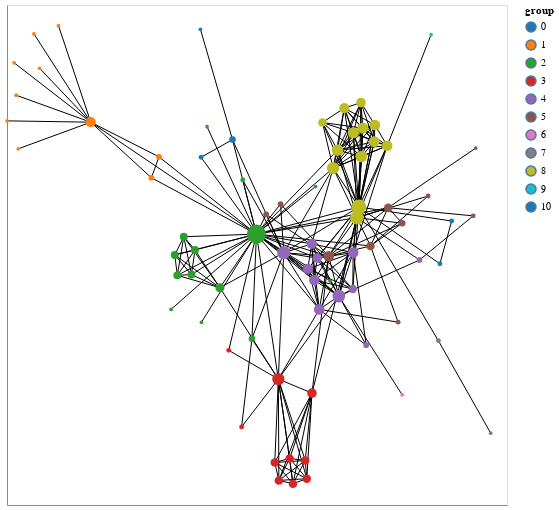

Notebook code for this chart:
### Markdown cell above
##### Customizing visual encodings

In addition, to the node positions the other visual variables can also be changed to reflect design choices and the network data. Let's start with `node_size` and `node_color`:

### Code cell
nxa.draw_networkx(G, pos=pos,
    node_size='degree:Q',
    node_color='group:N',
    cmap = "category10", # pass colormap that is used
    node_tooltip='name:N',
    linewidths=0, # remove borders from circles
).properties(width=500, height=500)

### Figure 1 — Vega-Lite specification as saved in the notebook (floating-point values rounded to 4 significant figures; data arrays with more than 128 entries replaced by an {"elided": "..."} marker saying what was removed)
{"config": {"view": {"continuousWidth": 300, "continuousHeight": 300}}, "layer": [{"data": {"name": "data-f12754238f2fc07b7c7f2d8b4ec2a362"}, "mark": {"type": "line", "color": "black", "opacity": 1, "strokeWidth": 1}, "encoding": {"detail": {"field": "edge", "type": "quantitative"}, "x": {"axis": {"grid": false, "labels": false, "ticks": false, "title": ""}, "field": "x", "type": "quantitative"}, "y": {"axis": {"grid": false, "labels": false, "ticks": false, "title": ""}, "field": "y", "type": "quantitative"}}}, {"data": {"name": "data-f15a43c235b28384e646ee0af7cfffd1"}, "mark": {"type": "point", "fill": "group:N", "opacity": 1, "strokeWidth": 0}, "encoding": {"fill": {"field": "group", "scale": {"scheme": "category10"}, "type": "nominal"}, "size": {"field": "degree", "legend": null, "type": "quantitative"}, "tooltip": {"field": "name", "type": "nominal"}, "x": {"axis": {"grid": false, "labels": false, "ticks": false}, "field": "x", "type": "quantitative"}, "y": {"axis": {"grid": false, "labels": false, "ticks": false}, "field": "y", "type": "quantitative"}}}], "height": 500, "width": 500, "$schema": "https://vega.github.io/schema/vega-lite/v5.15.1.json", "datasets": {"data-f12754238f2fc07b7c7f2d8b4ec2a362": {"elided": "508 records"}, "data-f15a43c235b28384e646ee0af7cfffd1": [{"degree": 10, "x": -0.6984, "name": "Myriel", "y": 0.2953, "group": 1, "between": 0.1768}, {"degree": 1, "x": -0.9673, "name": "Napoleon", "y": 0.3655, "group": 1, "between": 0.0}, {"degree": 3, "x": -0.4802, "name": "Mlle.Baptistine", "y": 0.1508, "group": 1, "between": 0.0}, {"degree": 3, "x": -0.4529, "name": "Mme.Magloire", "y": 0.2052, "group": 1, "between": 0.0}, {"degree": 1, "x": -1.0, "name": "CountessdeLo", "y": 0.2987, "group": 1, "between": 0.0}, {"degree": 1, "x": -0.8827, "name": "Geborand", "y": 0.4356, "group": 1, "between": 0.0}, {"degree": 1, "x": -0.8146, "name": "Champtercier", "y": 0.5462, "group": 1, "between": 0.0}, {"degree": 1, "x": -0.903, "name": "Cravatte", "y": 0.5249, "group": 1, "between": 0.0}, {"degree": 1, "x": -0.9596, "name": "Count", "y": 0.226, "group": 1, "between": 0.0}, {"degree": 1, "x": -0.9743, "name": "OldMan", "y": 0.4497, "group": 1, "between": 0.0}, {"degree": 1, "x": 0.1629, "name": "Labarre", "y": -0.1172, "group": 2, "between": 0.0}, {"degree": 36, "x": -0.1019, "name": "Valjean", "y": 0.004345, "group": 2, "between": 0.57}, {"degree": 2, "x": -0.2017, "name": "Marguerite", "y": -0.2979, "group": 3, "between": 0.0}, {"degree": 1, "x": -0.2798, "name": "Mme.deR", "y": 0.2837, "group": 2, "between": 0.0}, {"degree": 1, "x": -0.4095, "name": "Isabeau", "y": -0.1914, "group": 2, "between": 0.0}, {"degree": 1, "x": -0.3, "name": "Gervais", "y": -0.2249, "group": 2, "between": 0.0}, {"degree": 9, "x": 0.09784, "name": "Tholomyes", "y": -0.409, "group": 3, "between": 0.04063}, {"degree": 7, "x": 0.07932, "name": "Listolier", "y": -0.6316, "group": 3, "between": 0.0}, {"degree": 7, "x": 0.0737, "name": "Fameuil", "y": -0.5844, "group": 3, "between": 0.0}, {"degree": 7, "x": 0.02943, "name": "Blacheville", "y": -0.6446, "group": 3, "between": 0.0}, {"degree": 7, "x": -0.03602, "name": "Favourite", "y": -0.5895, "group": 3, "between": 0.0}, {"degree": 7, "x": 0.01746, "name": "Dahlia", "y": -0.579, "group": 3, "between": 0.0}, {"degree": 7, "x": -0.02127, "name": "Zephine", "y": -0.6361, "group": 3, "between": 0.0}, {"degree": 15, "x": -0.02313, "name": "Fantine", "y": -0.3726, "group": 3, "between": 0.1296}, {"degree": 11, "x": 0.124, "name": "Mme.Thenardier", "y": -0.1915, "group": 4, "between": 0.029}, {"degree": 16, "x": 0.1947, "name": "Thenardier", "y": -0.1569, "group": 4, "between": 0.0749}, {"degree": 11, "x": 0.1584, "name": "Cosette", "y": -0.05333, "group": 5, "between": 0.0238}, {"degree": 17, "x": -0.003804, "name": "Javert", "y": -0.04403, "group": 4, "between": 0.05433}, {"degree": 4, "x": -0.1882, "name": "Fauchelevent", "y": 0.25, "group": 0, "between": 0.02649}, {"degree": 8, "x": -0.2335, "name": "Bamatabois", "y": -0.1351, "group": 2, "between": 0.008041}, {"degree": 2, "x": -0.1554, "name": "Perpetue", "y": -0.497, "group": 3, "between": 0.0}, {"degree": 4, "x": -0.1182, "name": "Simplice", "y": -0.268, "group": 2, "between": 0.00864}, {"degree": 1, "x": 0.1108, "name": "Scaufflaire", "y": 0.128, "group": 2, "between": 0.0}, {"degree": 2, "x": -0.1512, "name": "Woman1", "y": 0.1449, "group": 2, "between": 0.0}, {"degree": 6, "x": -0.336, "name": "Judge", "y": -0.1009, "group": 2, "between": 0.0}, {"degree": 6, "x": -0.3636, "name": "Champmathieu", "y": -0.002487, "group": 2, "between": 0.0}, {"degree": 6, "x": -0.3961, "name": "Brevet", "y": -0.04973, "group": 2, "between": 0.0}, {"degree": 6, "x": -0.3232, "name": "Chenildieu", "y": -0.03692, "group": 2, "between": 0.0}, {"degree": 6, "x": -0.3868, "name": "Cochepaille", "y": -0.103, "group": 2, "between": 0.0}, {"degree": 3, "x": 0.4852, "name": "Pontmercy", "y": -0.06293, "group": 4, "between": 0.006925}, {"degree": 1, "x": 0.4228, "name": "Boulatruelle", "y": -0.4136, "group": 6, "between": 0.0}, {"degree": 11, "x": 0.2462, "name": "Eponine", "y": -0.04368, "group": 4, "between": 0.01149}, {"degree": 3, "x": 0.2932, "name": "Anzelma", "y": -0.2846, "group": 4, "between": 0.0}, {"degree": 3, "x": -0.01517, "name": "Woman2", "y": 0.08228, "group": 5, "between": 0.0}, {"degree": 2, "x": -0.3014, "name": "MotherInnocent", "y": 0.2041, "group": 0, "between": 0.0}, {"degree": 1, "x": -0.3037, "name": "Gribier", "y": 0.5369, "group": 0, "between": 0.0}, {"degree": 1, "x": 0.7413, "name": "Jondrette", "y": -0.5131, "group": 7, "between": 0.0}, {"degree": 2, "x": 0.5531, "name": "Mme.Burgon", "y": -0.2729, "group": 7, "between": 0.02632}, {"degree": 22, "x": 0.2666, "name": "Gavroche", "y": 0.07481, "group": 8, "between": 0.1651}, {"degree": 7, "x": 0.3085, "name": "Gillenormand", "y": -0.02641, "group": 5, "between": 0.02021}, {"degree": 2, "x": 0.4081, "name": "Magnon", "y": -0.2246, "group": 5, "between": 0.0002172}, {"degree": 7, "x": 0.3721, "name": "Mlle.Gillenormand", "y": 0.07293, "group": 5, "between": 0.0476}, {"degree": 2, "x": 0.6784, "name": "Mme.Pontmercy", "y": 0.0518, "group": 5, "between": 0.0003509}, {"degree": 1, "x": 0.6875, "name": "Mlle.Vaubois", "y": 0.2282, "group": 5, "between": 0.0}, {"degree": 4, "x": 0.4227, "name": "Lt.Gillenormand", "y": 0.0327, "group": 5, "between": 0.0}, {"degree": 19, "x": 0.2596, "name": "Marius", "y": 0.04702, "group": 8, "between": 0.132}, {"degree": 2, "x": 0.516, "name": "BaronessT", "y": 0.1033, "group": 5, "between": 0.0}, {"degree": 11, "x": 0.3686, "name": "Mabeuf", "y": 0.2341, "group": 8, "between": 0.02766}, {"degree": 15, "x": 0.1741, "name": "Enjolras", "y": 0.1759, "group": 8, "between": 0.04255}, {"degree": 11, "x": 0.3244, "name": "Combeferre", "y": 0.288, "group": 8, "between": 0.00125}, {"degree": 9, "x": 0.2742, "name": "Prouvaire", "y": 0.3461, "group": 8, "between": 0.0}, {"degree": 11, "x": 0.3219, "name": "Feuilly", "y": 0.2448, "group": 8, "between": 0.00125}, {"degree": 13, "x": 0.2757, "name": "Courfeyrac", "y": 0.2058, "group": 8, "between": 0.005267}, {"degree": 12, "x": 0.2471, "name": "Bahorel", "y": 0.2679, "group": 8, "between": 0.002185}, {"degree": 13, "x": 0.1899, "name": "Bossuet", "y": 0.2228, "group": 8, "between": 0.03075}, {"degree": 12, "x": 0.281, "name": "Joly", "y": 0.2798, "group": 8, "between": 0.002185}, {"degree": 10, "x": 0.2142, "name": "Grantaire", "y": 0.332, "group": 8, "between": 0.0001504}, {"degree": 1, "x": 0.5267, "name": "MotherPlutarch", "y": 0.5228, "group": 9, "between": 0.0}, {"degree": 10, "x": 0.08284, "name": "Gueulemer", "y": -0.08624, "group": 4, "between": 0.00496}, {"degree": 10, "x": 0.1057, "name": "Babet", "y": -0.1155, "group": 4, "between": 0.00496}, {"degree": 10, "x": 0.09689, "name": "Claquesous", "y": -0.02117, "group": 4, "between": 0.004862}, {"degree": 9, "x": 0.1168, "name": "Montparnasse", "y": -0.05802, "group": 4, "between": 0.003874}, {"degree": 3, "x": -0.06694, "name": "Toussaint", "y": 0.05543, "group": 5, "between": 0.0}, {"degree": 2, "x": 0.6008, "name": "Child1", "y": 0.03834, "group": 10, "between": 0.0}, {"degree": 2, "x": 0.5585, "name": "Child2", "y": -0.07273, "group": 10, "between": 0.0}, {"degree": 7, "x": 0.2448, "name": "Brujon", "y": -0.1384, "group": 4, "between": 0.0004386}, {"degree": 7, "x": 0.1355, "name": "Mme.Hucheloup", "y": 0.2944, "group": 8, "between": 0.0}]}}
